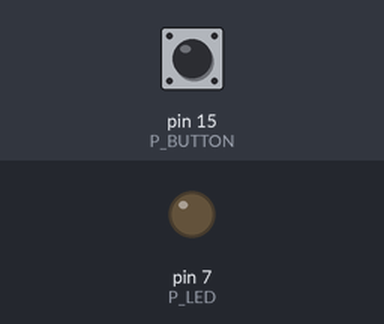
Bench run of a program on a simulated Raspberry Pi (header pin numbers). On the bench: output pins drawn as LEDs (lit = HIGH). The inputs (shaded band) are chosen by the test bench; at power-on: pin 15 (P_BUTTON) HIGH.

Above: at 1.2 s.
1.3 s: pin 15 (P_BUTTON) pulled LOW for 0.15 s
At 1.37 s:
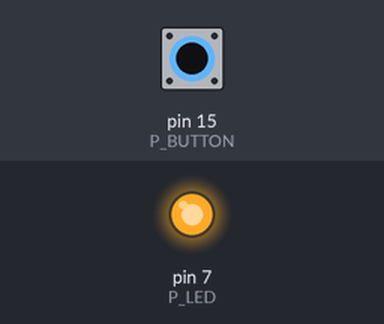
2.9 s: pin 15 (P_BUTTON) pulled LOW for 3.2 s
At 6.8 s:
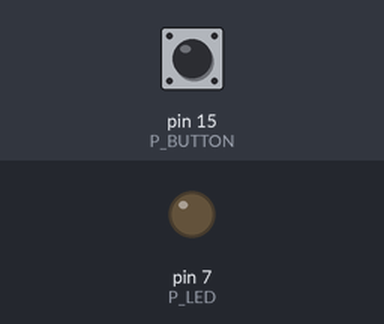
Timing chart, 0 to 8.3 s (numbered marks = the images above; inputs shaded):
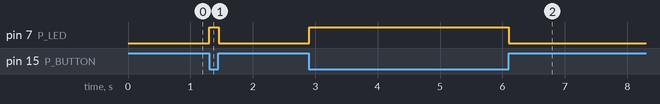

Measured:
- after the input at 1.3 s, pin 7 (P_LED): LOW → HIGH at once, → LOW 0.15 s later
- after the input at 2.9 s, pin 7 (P_LED): LOW → HIGH at once, → LOW 3.2 s later

The program:

Button1.py
```python
# Button1.py

import RPi.GPIO as GPIO
import time

P_BUTTON = 15 # adapt to your wiring
P_LED = 7  # adapt to your wiring

def setup():
    GPIO.setmode(GPIO.BOARD)
    GPIO.setup(P_BUTTON, GPIO.IN, GPIO.PUD_UP)
    GPIO.setup(P_LED, GPIO.OUT)

setup()
while True:
    if GPIO.input(P_BUTTON) == GPIO.LOW:
        GPIO.output(P_LED, GPIO.HIGH)
    else:
        GPIO.output(P_LED, GPIO.LOW)
    time.sleep(0.01)
```
